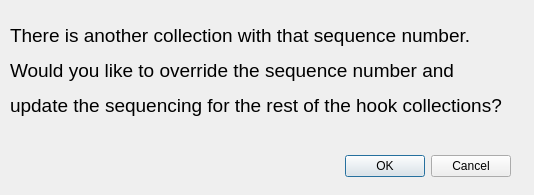
<?xml version="1.0" encoding="UTF-8"?>
<ui version="4.0">
 <class>Dialog</class>
 <widget class="QDialog" name="Dialog">
  <property name="geometry">
   <rect>
    <x>0</x>
    <y>0</y>
    <width>534</width>
    <height>195</height>
   </rect>
  </property>
  <property name="windowTitle">
   <string>Dialog</string>
  </property>
  <widget class="QDialogButtonBox" name="buttonBox">
   <property name="geometry">
    <rect>
     <x>210</x>
     <y>150</y>
     <width>301</width>
     <height>32</height>
    </rect>
   </property>
   <property name="orientation">
    <enum>Qt::Horizontal</enum>
   </property>
   <property name="standardButtons">
    <set>QDialogButtonBox::Cancel|QDialogButtonBox::Ok</set>
   </property>
  </widget>
  <widget class="QWidget" name="verticalLayoutWidget">
   <property name="geometry">
    <rect>
     <x>10</x>
     <y>10</y>
     <width>949</width>
     <height>121</height>
    </rect>
   </property>
   <layout class="QVBoxLayout" name="verticalLayout">
    <item>
     <widget class="QLabel" name="label">
      <property name="text">
       <string>&lt;html&gt;&lt;head/&gt;&lt;body&gt;&lt;p&gt;&lt;span style=&quot; font-size:14pt;&quot;&gt;There is another collection with that sequence number. &lt;/span&gt;&lt;/p&gt;&lt;p&gt;&lt;span style=&quot; font-size:14pt;&quot;&gt;Would you like to override the sequence number and&lt;/span&gt;&lt;/p&gt;&lt;p&gt;&lt;span style=&quot; font-size:14pt;&quot;&gt;update the sequencing for the rest of the hook collections?&lt;/span&gt;&lt;/p&gt;&lt;/body&gt;&lt;/html&gt;</string>
      </property>
     </widget>
    </item>
   </layout>
  </widget>
 </widget>
 <resources/>
 <connections>
  <connection>
   <sender>buttonBox</sender>
   <signal>accepted()</signal>
   <receiver>Dialog</receiver>
   <slot>accept()</slot>
   <hints>
    <hint type="sourcelabel">
     <x>248</x>
     <y>254</y>
    </hint>
    <hint type="destinationlabel">
     <x>157</x>
     <y>274</y>
    </hint>
   </hints>
  </connection>
  <connection>
   <sender>buttonBox</sender>
   <signal>rejected()</signal>
   <receiver>Dialog</receiver>
   <slot>reject()</slot>
   <hints>
    <hint type="sourcelabel">
     <x>316</x>
     <y>260</y>
    </hint>
    <hint type="destinationlabel">
     <x>286</x>
     <y>274</y>
    </hint>
   </hints>
  </connection>
 </connections>
</ui>
